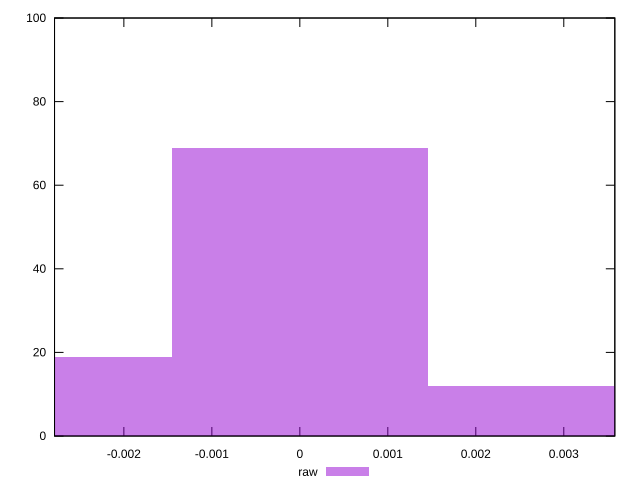

Recreate this plot in gnuplot.
reset

$raw <<EOF
-0.0029162054221331998 19
0.0029162054221331998 12
0 69
EOF

set key outside below
set boxwidth 0.0029162054221331998
set xrange [-0.002788039773964076:0.003580172013998817]
set yrange [0:100]
set trange [0:100]
set style fill transparent solid 0.5 noborder
set terminal svg size 640, 490 enhanced background rgb 'white'
set output "report/report_00029_2021-02-24T13-36-40.390Z/meta/pScore-difference/samples/music/raw/histogram.svg"

plot $raw title "raw" with boxes

reset
